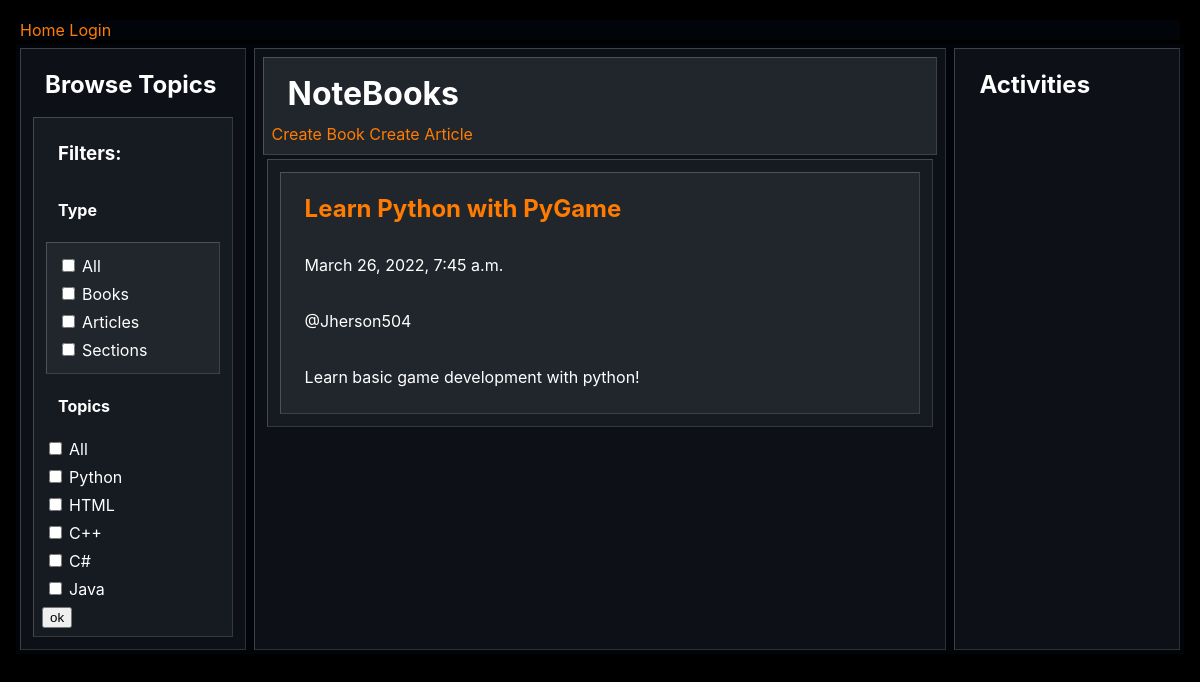
Before: / with the older database file.
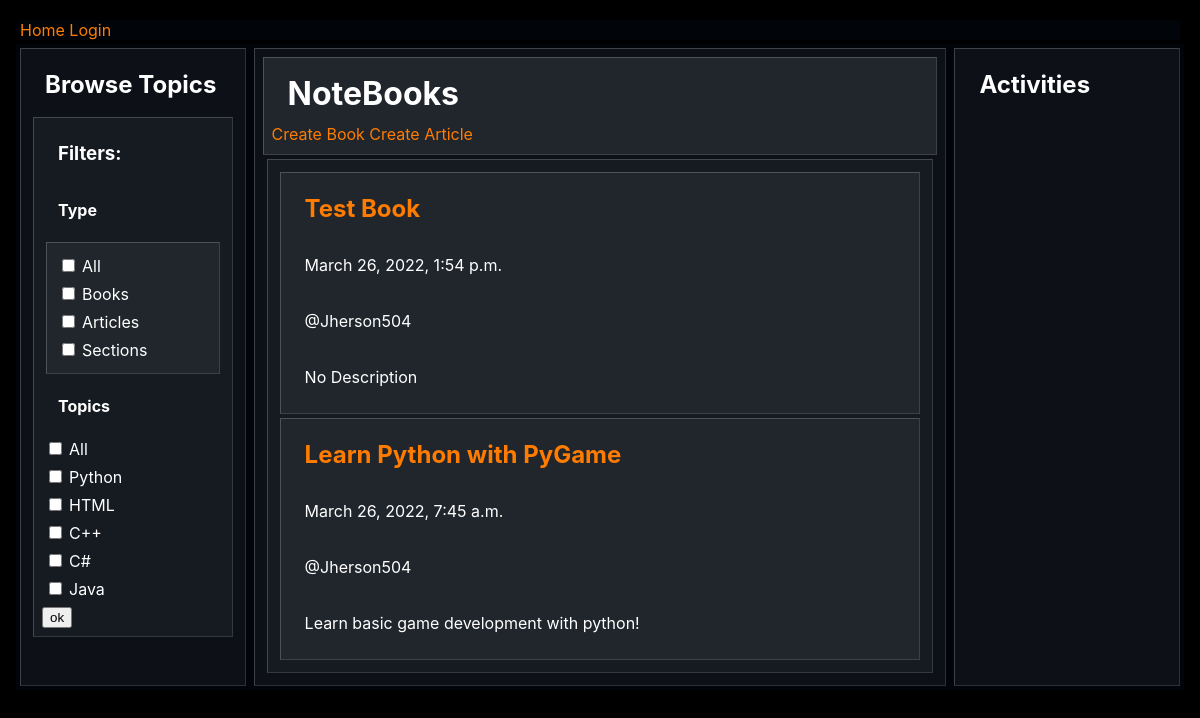
After: the same page with the newer database file.
### base/models.py (models this page shows, shortened)
class Topic(models.Model):
    name = models.CharField(max_length=200)
    def __str__(self):
        return self.name

class Book(models.Model):
    tags = models.ManyToManyField(Tag,  related_name="book_tags")
    title = models.CharField(max_length=200)
    author = models.ForeignKey(User, null=True, on_delete=models.SET_NULL)
    topics = models.ManyToManyField(
        Topic, related_name="book_topics")
    description = models.CharField(max_length=200, null=True)
    created = models.DateTimeField(auto_now_add=True)
    updated = models.DateTimeField(auto_now=True)
    class Meta:
        ordering = ['-created', '-updated']

### base/views.py (the view, shortened to what this page needs)
# urls.py: 2. Add a URL to urlpatterns:  path('', views.home, name='home')
def home(request):
    _form = request.GET.dict()
    show_books = True if request.GET.get('books') is not None else False
    show_articles = True if request.GET.get('articles') is not None else False
    show_sections = True if request.GET.get('sections') is not None else False
    if not show_articles and not show_sections:
        show_books = True
    _articles = []
    _sections = []
    _books = []
    _has_no_topic = True
    if _has_no_topic:
        _books = Book.objects.all()
        _articles = Article.objects.all()
    _topics = Topic.objects.all()
    context = {
        'sections': _sections,
        'articles': _articles,
        'books': _books,
        'topics': _topics,
        'show_sections': show_sections,
        'show_articles': show_articles,
        'show_books': show_books,
    }
    return render(request, 'base/home.html', context)

### base/templates/base/home.html
{% extends 'main.html' %}
{% block content %}
{% load static %}
<link rel="stylesheet" type="text/css" href="{% static 'styles/styles.css' %}">
<div class="home-container" z="1">
  {% include 'base/component/navigate.html' %}
  {% include 'base/component/main.html' %}
  {% include 'base/component/activities.html' %}
</div>
{% endblock content %}

### base/templates/base/component/navigate.html
<aside class="container component-navigate">
  <h2>Browse Topics</h2>
  <nav class="container">
    <h3>Filters:</h3>
    <h4>Type</h4>
    <div class="container">
      <table>
        <tr>
          <td><input type="checkbox" id="filter.types.all" name="filter.types.all"></td>
          <td><label for="filter.types.all">All</label></td>
        </tr>
        <tr>
          <td><input type="checkbox" id="filter.books" name="books"></td>
          <td><label for="filter.books">Books</label></td>
        </tr>
        <tr>
          <td><input type="checkbox" id="filter.articles" name="articles"></td>
          <td><label for="filter.articles">Articles</label></td>
        </tr>
        <tr>
          <td><input type="checkbox" id="filter.sections" name="sections"></td>
          <td><label for="filter.sections">Sections</label></td>
        </tr>
      </table>
    </div>
    <h4>Topics</h4>
    <form method="get" action="">
      <table>
        <tr>
          <td><input type="checkbox" id="filter.topics.all" name="filter.topics.all"></td>
          <td><label for="filter.topics.all">All</label></td>
        </tr>
        {% for topic in topics %}
        <tr>
          <td><input type="checkbox" id="filter.topics.{{topic}}" name="topic.{{topic}}"></td>
          <td><label for="filter.topics.{{topic}}">{{topic}}</label></td>
        </tr>
        {% endfor %}
      </table>
      <input type="submit" name="submit" value="ok">
    </form>
  </nav>
</aside>

### base/templates/base/component/main.html (shortened to what this page needs)
<main class="container">
    <header>
        <h1>NoteBooks</h1>
        <a href="{% url 'book-create' %}">Create Book</a>
        <a href="{% url 'article-create' %}">Create Article</a>
    </header>
    {% if show_books %}
    <section class="container books-container">
        {% for book in books %}
        <div class="container book--sample">
            <a href="{% url 'book-view' book.id %}">
                <h2>{{book.title}}</h2>
            </a>
            <p>{{book.created}}</p>
            <p>@{{book.author.username}}</p>
            <p>{{book.description}}</p>
        </div>
        {% endfor %}
    </section>
    {% endif %}
</main>

Changed rows visible on the page:
added Book: title "Test Book", created "March 26, 2022, 1:54 p.m.", author.username "Jherson504", description "No Description"
